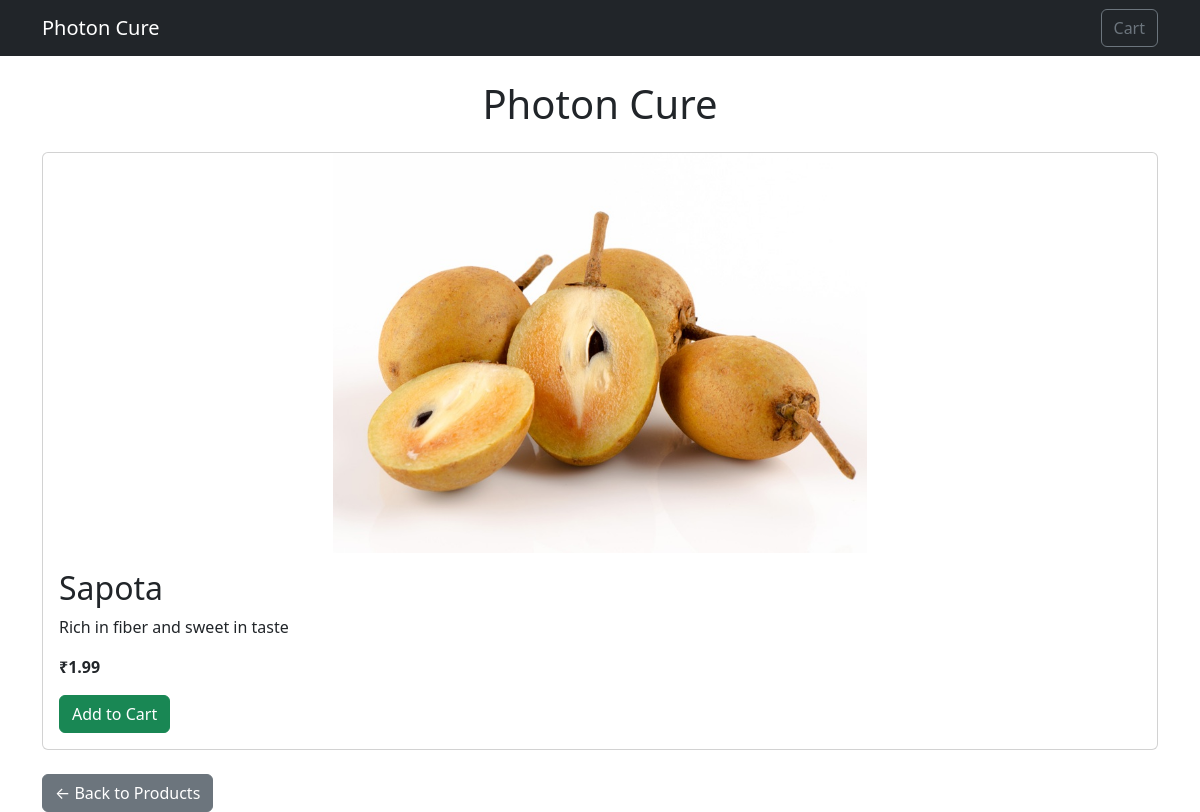
Screenshot of /product/4/ with the database file from the repository.
### products/models.py (models this page shows, shortened)
class Product(models.Model):
    name = models.CharField(max_length=255)
    description = models.TextField()
    price = models.DecimalField(max_digits=10, decimal_places=2)
    image = models.ImageField(upload_to='products/')

### products/views.py (the view)
# urls.py: path('product/<int:product_id>/', views.product_detail, name='product_detail'),
def product_detail(request, product_id):
    product = get_object_or_404(Product, id=product_id)
    return render(request, 'product_detail.html', {'product': product})

### templates/product_detail.html (shortened to what this page needs)
{% extends "base.html" %}
{% block content %}
<div class="card mb-4">
    <img src="{{ product.image.url }}" class="card-img-top" style="max-height: 400px; object-fit: contain;" alt="{{ product.name }}">
    <div class="card-body">
        <h2 class="card-title">{{ product.name }}</h2>
        <p class="card-text">{{ product.description }}</p>
        <p class="card-text"><strong>₹{{ product.price }}</strong></p>
        <form action="{% url 'cart:cart_add' product.id %}" method="post" class="mt-3">
            <button type="submit" class="btn btn-success">Add to Cart</button>
        </form>
    </div>
</div>
<a href="{% url 'product_list' %}" class="btn btn-secondary">← Back to Products</a>
{% endblock content %}

### rows the page displays
Product: image (picture), name "Sapota", description "Rich in fiber and sweet in taste", price "1.99"
